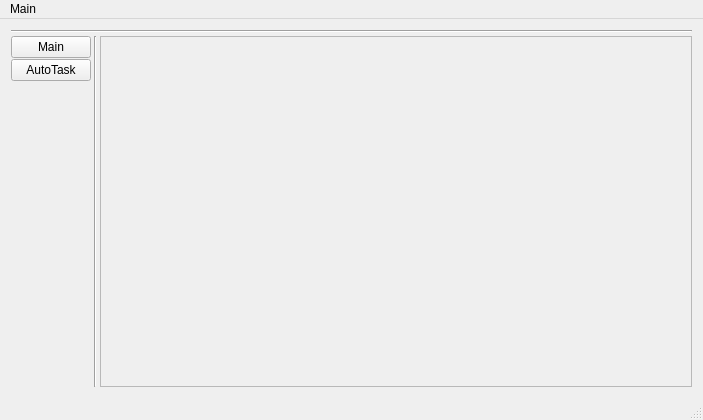
<?xml version="1.0" encoding="UTF-8"?>
<ui version="4.0">
 <class>MainWindow</class>
 <widget class="QMainWindow" name="MainWindow">
  <property name="geometry">
   <rect>
    <x>0</x>
    <y>0</y>
    <width>703</width>
    <height>420</height>
   </rect>
  </property>
  <property name="sizePolicy">
   <sizepolicy hsizetype="Expanding" vsizetype="Expanding">
    <horstretch>1</horstretch>
    <verstretch>1</verstretch>
   </sizepolicy>
  </property>
  <property name="windowTitle">
   <string>计划程序</string>
  </property>
  <widget class="QWidget" name="centralWidget">
   <property name="sizePolicy">
    <sizepolicy hsizetype="Preferred" vsizetype="Preferred">
     <horstretch>1</horstretch>
     <verstretch>1</verstretch>
    </sizepolicy>
   </property>
   <layout class="QVBoxLayout" name="verticalLayout_2">
    <property name="spacing">
     <number>3</number>
    </property>
    <item>
     <widget class="Line" name="line">
      <property name="orientation">
       <enum>Qt::Horizontal</enum>
      </property>
     </widget>
    </item>
    <item>
     <layout class="QHBoxLayout" name="horizontalLayout" stretch="0,0,0">
      <property name="spacing">
       <number>3</number>
      </property>
      <property name="sizeConstraint">
       <enum>QLayout::SetMaximumSize</enum>
      </property>
      <item>
       <layout class="QVBoxLayout" name="verticalLayout" stretch="2,2,6">
        <property name="spacing">
         <number>1</number>
        </property>
        <property name="sizeConstraint">
         <enum>QLayout::SetFixedSize</enum>
        </property>
        <item>
         <widget class="QPushButton" name="mainButton">
          <property name="text">
           <string>Main</string>
          </property>
         </widget>
        </item>
        <item>
         <widget class="QPushButton" name="autoButton">
          <property name="text">
           <string>AutoTask</string>
          </property>
         </widget>
        </item>
        <item>
         <spacer name="verticalSpacer">
          <property name="orientation">
           <enum>Qt::Vertical</enum>
          </property>
          <property name="sizeHint" stdset="0">
           <size>
            <width>20</width>
            <height>40</height>
           </size>
          </property>
         </spacer>
        </item>
       </layout>
      </item>
      <item>
       <widget class="Line" name="verLine">
        <property name="sizePolicy">
         <sizepolicy hsizetype="Fixed" vsizetype="Expanding">
          <horstretch>0</horstretch>
          <verstretch>1</verstretch>
         </sizepolicy>
        </property>
        <property name="minimumSize">
         <size>
          <width>2</width>
          <height>50</height>
         </size>
        </property>
        <property name="frameShadow">
         <enum>QFrame::Sunken</enum>
        </property>
        <property name="lineWidth">
         <number>1</number>
        </property>
        <property name="orientation">
         <enum>Qt::Vertical</enum>
        </property>
       </widget>
      </item>
      <item>
       <widget class="QFrame" name="frame">
        <property name="sizePolicy">
         <sizepolicy hsizetype="Expanding" vsizetype="Expanding">
          <horstretch>1</horstretch>
          <verstretch>1</verstretch>
         </sizepolicy>
        </property>
        <property name="frameShape">
         <enum>QFrame::StyledPanel</enum>
        </property>
        <property name="frameShadow">
         <enum>QFrame::Raised</enum>
        </property>
        <layout class="QVBoxLayout" name="verticalLayout_3">
         <item>
          <widget class="MainPage" name="mainPage" native="true">
           <property name="sizePolicy">
            <sizepolicy hsizetype="Expanding" vsizetype="Expanding">
             <horstretch>1</horstretch>
             <verstretch>1</verstretch>
            </sizepolicy>
           </property>
          </widget>
         </item>
         <item>
          <widget class="AutoPage" name="autoPage" native="true">
           <property name="sizePolicy">
            <sizepolicy hsizetype="Expanding" vsizetype="Expanding">
             <horstretch>1</horstretch>
             <verstretch>1</verstretch>
            </sizepolicy>
           </property>
          </widget>
         </item>
        </layout>
       </widget>
      </item>
     </layout>
    </item>
   </layout>
  </widget>
  <widget class="QMenuBar" name="menuBar">
   <property name="geometry">
    <rect>
     <x>0</x>
     <y>0</y>
     <width>703</width>
     <height>26</height>
    </rect>
   </property>
   <widget class="QMenu" name="mainTab">
    <property name="title">
     <string>Main</string>
    </property>
   </widget>
   <addaction name="mainTab"/>
  </widget>
  <widget class="QStatusBar" name="statusBar"/>
 </widget>
 <layoutdefault spacing="6" margin="11"/>
 <customwidgets>
  <customwidget>
   <class>MainPage</class>
   <extends>QWidget</extends>
   <header>mainpage.h</header>
   <container>1</container>
  </customwidget>
  <customwidget>
   <class>AutoPage</class>
   <extends>QWidget</extends>
   <header>autopage.h</header>
   <container>1</container>
  </customwidget>
 </customwidgets>
 <resources/>
 <connections/>
</ui>
